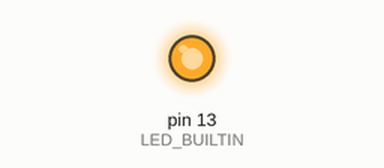
This sketch was run on a simulated Arduino Uno, built with avr-gcc and run on an emulated ATmega328P. Parts: output pins drawn as LEDs (lit = HIGH).

Above: at 0.7 s.
At 9.3 s:
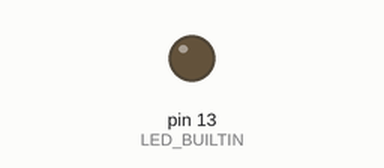
Timing chart, 0 to 13.0 s (numbered marks = the images above):
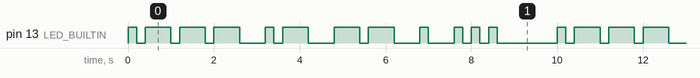

Measured:
- by itself, pin 13 (LED_BUILTIN): moves between LOW and HIGH, repeating every 10.0 s
- by itself, everything shown: repeats every 10.0 s, in 24 steps

The sketch:

Morse_Code_UPDATE.ino
```cpp
/*
  Morse code

  Lets you type sentences in plain english and arduino will output sentences in more code via a LED
*/

// the setup function runs once when you press reset or power the board
void setup() {
  // initialize digital pin LED_BUILTIN as an output.
  pinMode(LED_BUILTIN, OUTPUT);
}

// the loop function runs over and over again forever
void loop() {

  J(); // Write what you want the LED to Display in morse code here
  A();
  M(); // Write the text vertically one letter at a time all caps followed by ();
  E(); // Example " A(); " Would write morse code for A
  S(); // for space write " SPACE(); "
  SPACE();


}
/*I still need to add all of the letters of the alphabet
 * but you can write sentences and words with 6 letters so far
 */

void J()
{
 digitalWrite(LED_BUILTIN, HIGH);   // Dot of J (First Letter)
  delay(200);
  digitalWrite(LED_BUILTIN, LOW);    // Short Pause
  delay(200);
    digitalWrite(LED_BUILTIN, HIGH);   // line of J
  delay(600);
  digitalWrite(LED_BUILTIN, LOW);     // Short Pause
  delay(200);
    digitalWrite(LED_BUILTIN, HIGH);   // line of J
  delay(600);
  digitalWrite(LED_BUILTIN, LOW);     // Short Pause
  delay(200);
    digitalWrite(LED_BUILTIN, HIGH);   // line of J
  delay(600);
  digitalWrite(LED_BUILTIN, LOW);    // Medium Pause
  delay(600);
}

void K()
{
 digitalWrite(LED_BUILTIN, HIGH);   // Dot of K (First Letter)
  delay(600);
  digitalWrite(LED_BUILTIN, LOW);    // Short Pause
  delay(200);
    digitalWrite(LED_BUILTIN, HIGH);   // line of K
  delay(200);
  digitalWrite(LED_BUILTIN, LOW);     // Short Pause
  delay(200);
    digitalWrite(LED_BUILTIN, HIGH);   // line of K
  delay(600);
  digitalWrite(LED_BUILTIN, LOW);     // Short Pause
  delay(600);

}

  void A()

  {
  digitalWrite(LED_BUILTIN, HIGH);   // Dot of A (New Letter)
  delay(200);
  digitalWrite(LED_BUILTIN, LOW);    // Short Pause
  delay(200);
    digitalWrite(LED_BUILTIN, HIGH);   // Line of A
  delay(600);
  digitalWrite(LED_BUILTIN, LOW);    // Medium Pause
  delay(600);
  }
  void M()
{
   digitalWrite(LED_BUILTIN, HIGH);   // Line of M (New Letter)
  delay(600);
  digitalWrite(LED_BUILTIN, LOW);    // short pause
  delay(200);
    digitalWrite(LED_BUILTIN, HIGH);   // Line of M
  delay(600);
  digitalWrite(LED_BUILTIN, LOW);    // Medium pause
  delay(600);
}
void E()
{
   digitalWrite(LED_BUILTIN, HIGH);   // Dot of E (New Letter)
  delay(200);
  digitalWrite(LED_BUILTIN, LOW);    // Medium Pause
  delay(600);
}

void S()
{
   digitalWrite(LED_BUILTIN, HIGH);   // Dot of S (New Letter)
  delay(200);
  digitalWrite(LED_BUILTIN, LOW);    // Short Pause
  delay(200);
    digitalWrite(LED_BUILTIN, HIGH);   // Dot of S
  delay(200);
  digitalWrite(LED_BUILTIN, LOW);    // Short Pause
  delay(200);
    digitalWrite(LED_BUILTIN, HIGH);   // Dot of S
  delay(200);
  digitalWrite(LED_BUILTIN, LOW);    // Medium pause
  delay(600);
}

void SPACE()
{
   delay(800);
}
```
